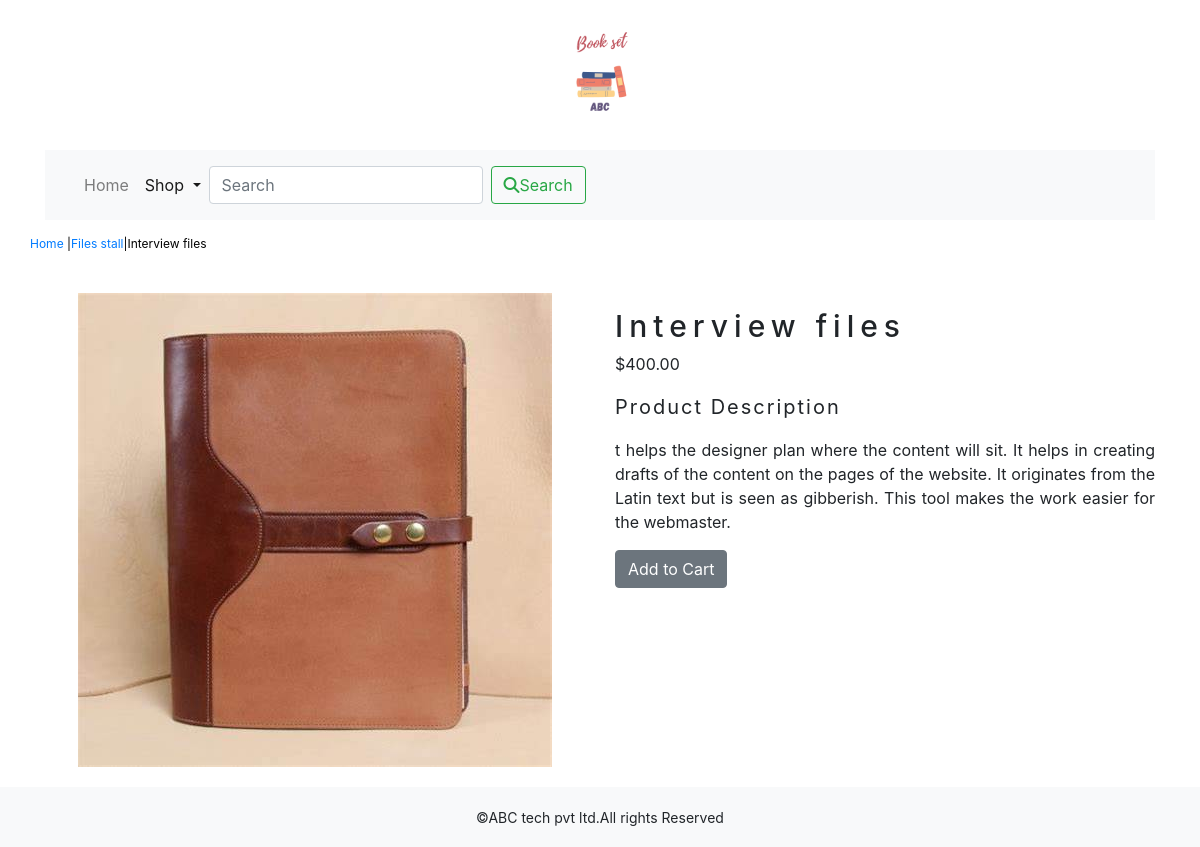
The page /shop/files-stall/interview-files/ on the database its author committed.
### shop/models.py (models this page shows, shortened)
class Product(models.Model):
    name = models.CharField(max_length=250, unique=True)
    slug = models.SlugField(max_length=250, unique=True)
    description = models.TextField(blank=True)
    image = models.ImageField(upload_to='product')
    price=models.DecimalField(max_digits=10,decimal_places=2)
    stock=models.IntegerField()
    available=models.BooleanField(default=True)
    category=models.ForeignKey(Category,on_delete=models.CASCADE)
    created=models.DateTimeField(auto_now_add=True)
    updated=models.DateTimeField(auto_now=True)
    class Meta:
        ordering=('name',)
        verbose_name='product'
        verbose_name_plural='products'

class Category(models.Model):
    name=models.CharField(max_length=250,unique=True)
    slug=models.SlugField(max_length=250,unique=True)
    description=models.TextField(blank=True)
    image=models.ImageField(upload_to='category')
    class Meta:
        ordering=('name',)
        verbose_name='category'
        verbose_name_plural='categories'
    def get_url(self):
        return reverse('shop:product_by_category',args=[self.slug])
    def __str__(self):
        return '{}'.format(self.name)

### shop/views.py (the view)
# urls.py: path('<slug:c_slug>/<slug:product_slug>/',views.proDetail,name='prodCatdetail'),
def proDetail(request,c_slug,product_slug):
    try:
        product=Product.objects.get(category__slug=c_slug,slug=product_slug)
    except Exception as e:
        raise e
    return render(request,'product.html',{'product':product})

### cart/context_processors.py (called while the page is built)
def counter(request):
    item_count=0
    if 'admin' in request.path:
        return {}
    else:
        try:
            cart=Cart.objects.filter(cart_id=_cart_id(request))
            cart_items=CartItem.objects.all().filter(cart=cart[:1])
            for cart_item in cart_items:
                item_count += cart_item.quantity
        except Cart.DoesNotExist:
            item_count =0
    return dict(item_count=item_count)

### cart/views.py (called while the page is built)
def _cart_id(request):
    cart=request.session.session_key
    if not cart:
        cart=request.session.create()
    return cart

### shop/context_processors.py (called while the page is built)
def menu_links(request):
    links=Category.objects.all()
    return dict(links=links)

### template/product.html (shortened to what this page needs)
{% extends 'base.html' %}
{% load static %}
{% block content %}
<div class="row my_prod_row_class">
    <div class="mx_auto">
        <p><a href="{% url 'shop:allProdCat' %}">Home</a> |<a href="{{product.category.get_url}}">{{product.category}}</a>|{{product.name}} </p>
    </div>
<div class="container">
<br>
<div class="row">
    <div class="col-12 col-sm-12 col-md-12 col-lg-6 text-center">
        <div style="min-width:18rem">
            <img src="{{product.image.url}}" alt="{{product.name}}">
        </div>
    </div>
        <div class="col-12 col-sm-12 col-md-12 col-lg-6">
            <div>
            <h1 class="my_prod_title">{{product.name}}</h1>
            <p>${{product.price}}</p>
            <p class="my_title">Product Description</p>
            <p class="text-justify my_prod_text">{{product.description}}</p>
            {% if product.stock <= 0 %}
            <p class="text-justify my_prod_text"><b>Out Of Stock</b></p>
            {% else %}
            <a class="btn btn-secondary" href="{% url 'cart:add_cart' product.id %}">Add to Cart</a>
            {% endif %}
        </div>
</div>
    </div>
</div>
</div>
{% endblock %}

### static/css/custom.css (style rules this page uses)
body { font-family: 'Barlow', sans-serif; font-family: 'Bitter', serif; font-family: 'Roboto', sans-serif; }
.my_title { font-size:20px; text_transform:uppercase; letter-spacing : .1em; }
.my_prod_row_class { padding-top:15px; padding-bottom:20px; }
.my_prod_row_class .mx_auto { color:#000; font-size:12px; text-decoration:none; }
.my_prod_title { font-size:30px; text_transform:uppercase; letter-spacing:.2em; padding-top:15px; padding-bottom-10px; }
.my_prod_text { padding-right:20px font-size:20px; }

### rows shown on the page
Product: category "Files stall", name "Interview files", image (picture), price "400.00", description "t helps the designer plan where the content will sit. It helps in creating drafts of the content on the pages of the website. It originates from the Latin text but is seen as gibberish. This tool makes the work easier for the webmaster."
